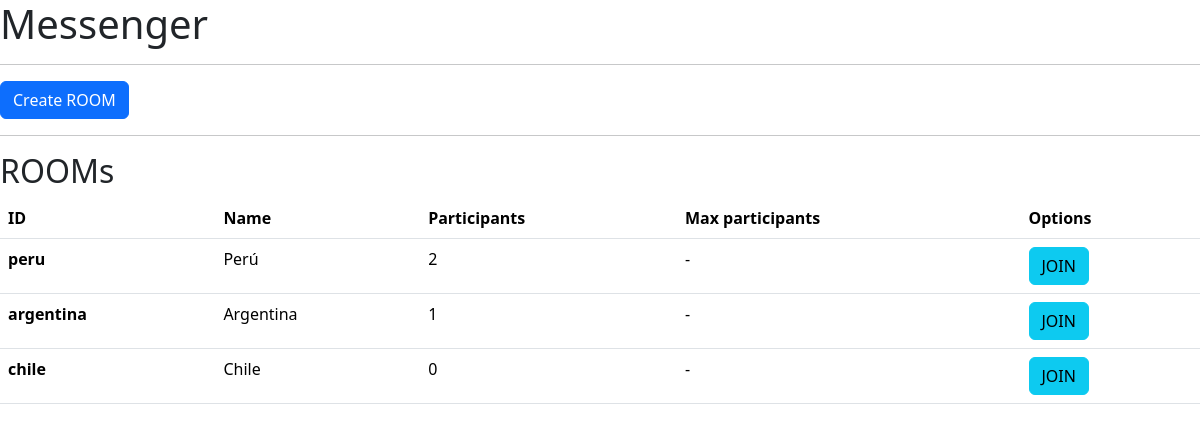
Before: / with the older database file.
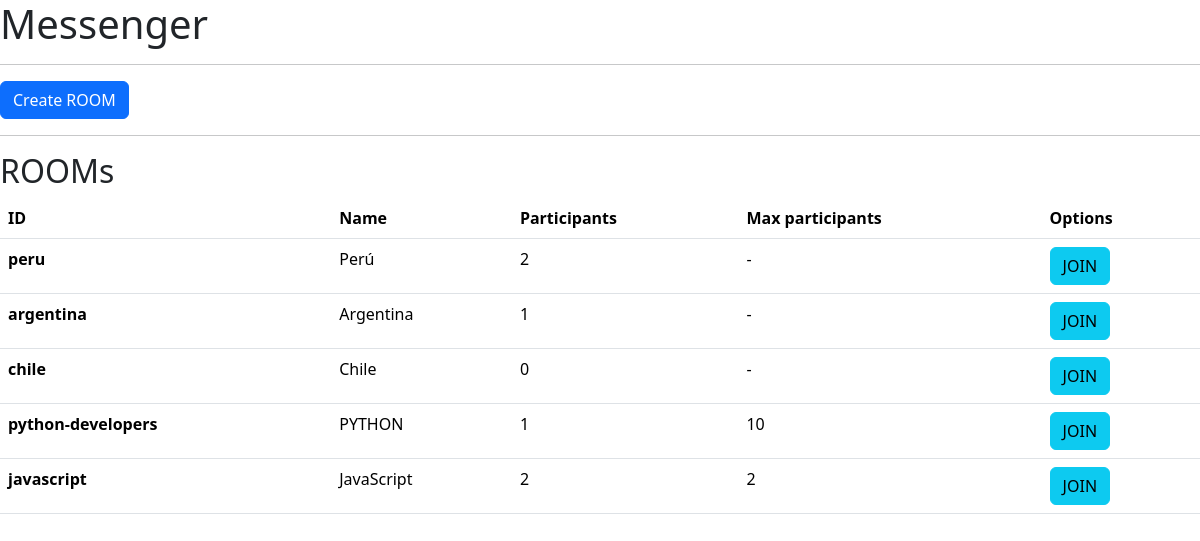
After: the same page with the newer database file.
### main.py (models this page shows, shortened)
class Room(db.Model):
    id = db.Column(db.String, primary_key=True)
    name = db.Column(db.String(100))
    max_participants = db.Column(db.Integer, default=100)
    created_at = db.Column(db.DateTime(timezone=True), server_default=func.now())
    messages = db.relationship("Message", back_populates="room")

### main.py (the view)
@app.route("/")
def index():
    rooms = Room.query.all()
    data = []
    for r in rooms:
        participants = len(db.session.query(Message.nickname, db.func.count(Message.nickname)).filter(Message.room_id == r.id).group_by(Message.nickname).all())
        data.append({
            "room": r,
            "participants": participants,
        })
    return render_template("index.html", data = data)

### templates/index.html (shortened to what this page needs)
<!doctype html>
<html lang="en">
  <head>
    <link href="https://cdn.jsdelivr.net/npm/bootstrap@5.3.3/dist/css/bootstrap.min.css" rel="stylesheet">
</head>
  <body>
    <h1>Messenger</h1>
    <hr>
    <a href="{{ url_for('rooms_create') }}" class="btn btn-primary">Create ROOM</a>
    <hr>
    <h2>ROOMs</h2>
    <table class="table">
        <thead>
            <tr>
                <th scope="col">ID</th>
                <th scope="col">Name</th>
                <th scope="col">Participants</th>
                <th scope="col">Max participants</th>
                <th scope="col">Options</th>
            </tr>
        </thead>
        <tbody>
            {% for r in data %}
            <tr>
                <th scope="row">{{ r.room.id }}</th>
                <td>{{ r.room.name }}</td>
                <td>{{ r.participants }}</td>
                {% if r.room.max_participants %}
                <td>{{ r.room.max_participants }}</td>
                {% else %}
                <td>-</td>
                {% endif %}
                <td><a href="{{ url_for('rooms', id=r.room.id)}}" class="btn btn-info">JOIN</a></td>
            </tr>
            {% endfor %}
        </tbody>
    </table>
  </body>
</html>

Changed rows visible on the page:
added Room: room.id "python-developers", room.name "PYTHON", room.max_participants "10"
added Room: room.id "javascript", room.name "JavaScript", room.max_participants "2"
Other visible differences:
new list line: "1 JOIN"
new list line: "2 JOIN"
